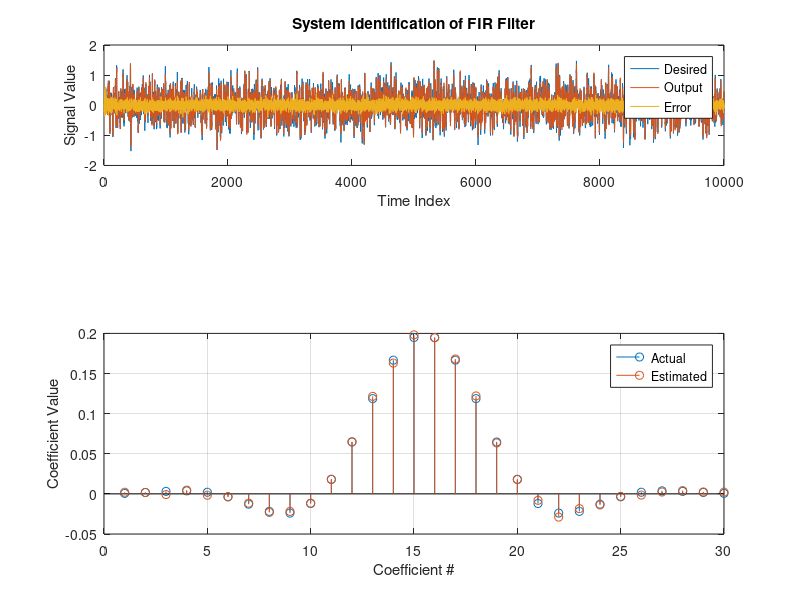

Write MATLAB code to recreate this figure.
clear
clc
%%%%%%%%%%%%%%%%%%%%%%%%%%%%%%%%
% simulation setup
%%%%%%%%%%%%%%%%%%%%%%%%%%%%%%%%
% signal parameters and statistics
M   = 30                     ; % length of the filter
wo  = fir1(M-1,0.2)'         ; % optimal filter coefficients
sigv= 0.01                   ; % observation noise variance
sigu= 1                      ; % variance of the white input signal
Ru  = sigu*eye(M)            ; % correlation matrix
rud = Ru*wo                  ; % cross-correlation vector
sigd= sigv+wo'*Ru*wo         ; % power of the desired signal
Jwo = sigv                   ; % minimum of the cost function
% simulation parameters
N   = 10000                  ; % number of iterations
% parameters of the adaptive filter
w   = zeros(M,N+1)           ; % estimated filter coefficients
e   = zeros(1,N)             ; % errors
y   = zeros(1,N)             ; % output of the filter
Leff= 500                    ; % effective window length
lam = 1-1/Leff               ; % forgetting factor
del = sigu                   ; % variance of initial correlation matrix
P   = eye(M)/del             ; % P(0)
% generate the signals
u   = sqrt(sigu)*randn(1,N+M-1); % white gaussian noise
U   = flipud(hankel(u(1:M),u(M:N+M-1))); %matrix of input vectors
z   = filter(wo,1,u)         ; % create noiseless desired signal
d   = z(M:N+M-1)+sqrt(sigv)*randn(1,N); % desired vector

%%%%%%%%%%%%%%%%%%%%%%%%%%%%%%%%
% Run the adaptive Filter
%%%%%%%%%%%%%%%%%%%%%%%%%%%%%%%%
for n=1:N
  z    = P*U(:,n)            ; % temporary variable
  k    = z/(lam+U(:,n)'*z)   ; % gain vector
  y(n) = U(:,n)'*w(:,n)      ; % output of the filter
  e(n) = d(n)-y(n)           ; % a priori error
  w(:,n+1) = w(:,n)+k*e(n)   ; % update the filter coefficients
  P    = (P-k*z')/lam        ; % update inverse correlation matrix
end
% these plots are inspired by the adapfilt.rls entry in the matlab manual
subplot(3,1,1);
plot(1:N,[d;y;e]);
legend('Desired','Output','Error');
title('System Identification of FIR Filter');
xlabel('Time Index'); ylabel('Signal Value');
subplot(2,1,2);
stem([wo, w(:,N+1)]);
legend('Actual','Estimated'); grid on;
xlabel('Coefficient #'); ylabel('Coefficient Value'); 
